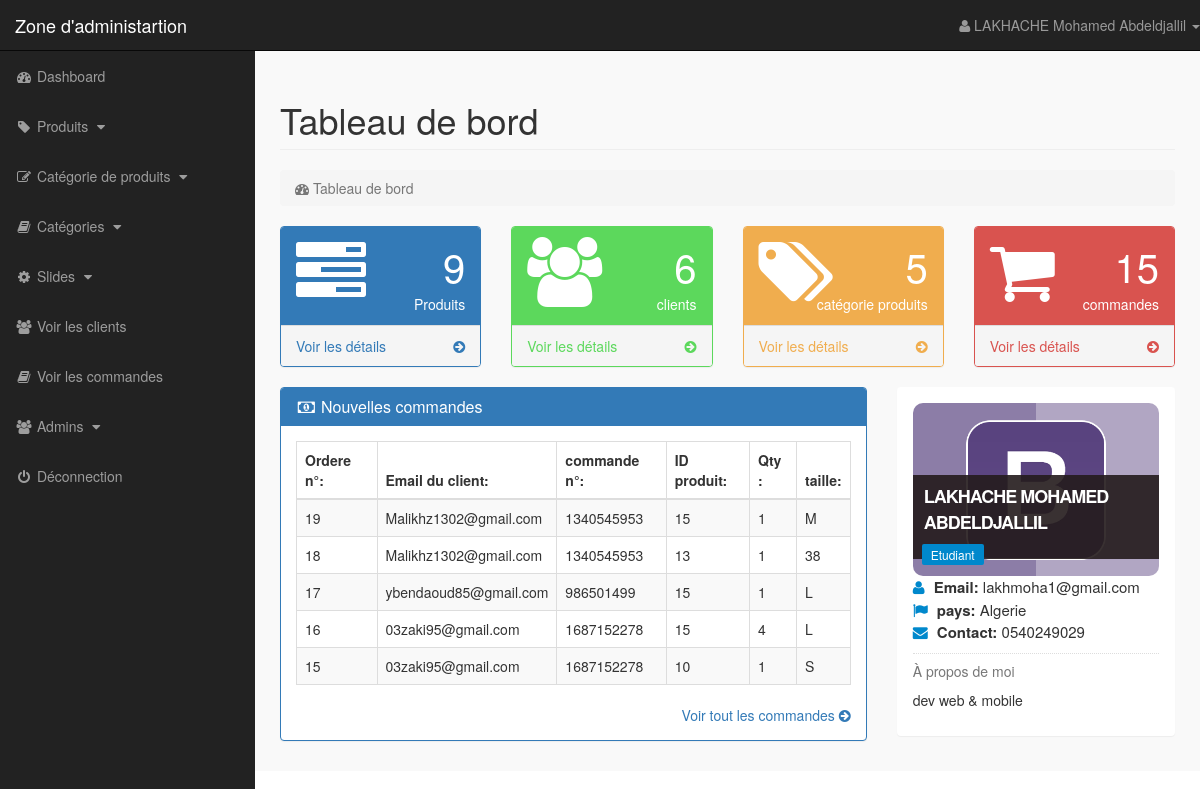
The page /admin_area/index.php?dashboard (signed in) on the database its author committed.
### tables this page shows
CREATE TABLE IF NOT EXISTS `pending_order` (
  `order_id` int(10) NOT NULL AUTO_INCREMENT,
  `customer_id` int(10) NOT NULL,
  `invoice_no` int(10) NOT NULL,
  `product_id` text NOT NULL,
  `qty` int(10) NOT NULL,
  `size` text NOT NULL,
  `order_status` text NOT NULL,
  PRIMARY KEY (`order_id`)
);

CREATE TABLE IF NOT EXISTS `customers` (
  `customer_id` int(10) NOT NULL AUTO_INCREMENT,
  `customer_name` varchar(255) NOT NULL,
  `customer_email` varchar(255) NOT NULL,
  `customer_pass` varchar(255) NOT NULL,
  `customer_country` text NOT NULL,
  `customer_city` text NOT NULL,
  `customer_contact` varchar(255) NOT NULL,
  `customer_address` text NOT NULL,
  `customer_image` text NOT NULL,
  `customer_ip` varchar(100) NOT NULL,
  `confirmkey` varchar(255) NOT NULL,
  `confirme` int(1) NOT NULL,
  PRIMARY KEY (`customer_id`)
);

### admin_area/dashboard.php (the view, shortened to what this page needs)
<?php
    if(!isset($_SESSION['admin_email'])){
        echo "<script>window.open('login.php','_self')</script>";
    }else{
?>
<div class="row">
    <div class="col-lg-12">
        <h1 class="page-header"> Tableau de bord  </h1>
        <ol class="breadcrumb">
            <li class="active">
                <i class="fa fa-dashboard"></i> Tableau de bord
            </li>
        </ol>
    </div>
</div>
<div class="row">
    <div class="col-lg-3 col-md-6">
        <div class="panel panel-primary">
            <div class="panel-heading">
                <div class="row">
                    <div class="col-xs-3">
                        <i class="fa fa-tasks fa-5x"></i>
                    </div>
                    <div class="col-xs-9 text-right">
                        <div class="huge"> <?php echo $count_products; ?> </div>
                        <div> Produits </div>
                    </div>
                </div>
            </div>
            <a href="index.php?view_products">
                <div class="panel-footer">
                    <span class="pull-left">
                        Voir les détails
                    </span>
                    <span class="pull-right">
                        <i class="fa fa-arrow-circle-right"></i>
                    </span>
                    <div class="clearfix"></div>
                </div>
            </a>
        </div>
    </div>
    <div class="col-lg-3 col-md-6">
        <div class="panel panel-green">
            <div class="panel-heading">
                <div class="row">
                    <div class="col-xs-3">
                        <i class="fa fa-users fa-5x"></i>
                    </div>
                    <div class="col-xs-9 text-right">
                        <div class="huge"> <?php echo $count_customers; ?> </div>
                        <div> clients </div>
                    </div>
                </div>
            </div>
            <a href="index.php?view_customers">
                <div class="panel-footer">
                    <span class="pull-left">
                        Voir les détails
                    </span>
                    <span class="pull-right">
                        <i class="fa fa-arrow-circle-right"></i>
                    </span>
                    <div class="clearfix"></div>
                </div>
            </a>
        </div>
    </div>
    <div class="col-lg-3 col-md-6">
        <div class="panel panel-orange">
            <div class="panel-heading">
                <div class="row">
                    <div class="col-xs-3">
                        <i class="fa fa-tags fa-5x"></i>
                    </div>
                    <div class="col-xs-9 text-right">
                        <div class="huge"> <?php echo $count_p_categories; ?> </div>
                        <div> catégorie produits  </div>
                    </div>
                </div>
            </div>
            <a href="index.php?view_p_cats">
                <div class="panel-footer">
                    <span class="pull-left">
                        Voir les détails
                    </span>
                    <span class="pull-right">
                        <i class="fa fa-arrow-circle-right"></i>
                    </span>
                    <div class="clearfix"></div>
                </div>
            </a>
        </div>
    </div>
    <div class="col-lg-3 col-md-6">
        <div class="panel panel-red">
            <div class="panel-heading">
                <div class="row">
                    <div class="col-xs-3">
                        <i class="fa fa-shopping-cart fa-5x"></i>
                    </div>
                    <div class="col-xs-9 text-right">
                        <div class="huge"> <?php echo $count_pending_orders; ?> </div>
                        <div> commandes </div>
                    </div>
                </div>
            </div>
            <a href="index.php?view_orders">
                <div class="panel-footer">
                    <span class="pull-left">
                        Voir les détails
                    </span>
                    <span class="pull-right">
                        <i class="fa fa-arrow-circle-right"></i>
                    </span>
                    <div class="clearfix"></div>
                </div>
            </a>
        </div>
    </div>
</div>
<div class="row">
    <div class="col-lg-8">
        <div class="panel panel-primary">
            <div class="panel-heading">
                <h3 class="panel-title">
                    <i class="fa fa-money fa-fw"></i> Nouvelles commandes
                </h3>
            </div>
            <div class="panel-body">
                <div class="table-responsive">
                    <table class="table table-hover table-striped table-bordered">
                        <thead>
                            <tr>
                                <th> Ordere n°: </th>
                                <th> Email du client: </th>
                                <th> commande n°: </th>
                                <th> ID produit: </th>
                                <th> Qty : </th>
                                <th> taille: </th>
                            </tr>
                        </thead>
                        <tbody>
                            <?php
                                $get_order = "select * from pending_order order by 1 DESC LIMIT 0,5";
                                $run_order = mysqli_query($con,$get_order);
                                while($row_order=mysqli_fetch_array($run_order)){
                                    $order_id = $row_order['order_id'];
                                    $c_id = $row_order['customer_id'];
                                    $invoice_no = $row_order['invoice_no'];
                                    $product_id = $row_order['product_id'];
                                    $qty = $row_order['qty'];
                                    $size = $row_order['size'];
                            ?>
                            <tr>
                                <td> <?php echo $order_id; ?> </td>
                                <td>
                                    <?php
                                        $get_customer = "select * from customers where customer_id='$c_id'";
                                        $run_customer = mysqli_query($con,$get_customer);
                                        $row_customer = mysqli_fetch_array($run_customer);
                                        $customer_email = $row_customer['customer_email'];
                                        echo $customer_email;
                                    ?>
                                </td>
                                <td> <?php echo $invoice_no; ?> </td>
                                <td> <?php echo $product_id; ?> </td>
                                <td> <?php echo $qty; ?> </td>
                                <td> <?php echo $size; ?> </td>
                            </tr>
                            <?php } ?>
                        </tbody>
                    </table>
                </div>
                <div class="text-right">
                    <a href="index.php?view_orders">
                        Voir tout les commandes <i class="fa fa-arrow-circle-right"></i>
                    </a>
                </div>
            </div>
        </div>
    </div>
    <div class="col-md-4">
        <div class="panel">
            <div class="panel-body">
                <div class="mb-md thumb-info">
                    <div class="thumb-info-title">
                        <span class="thumb-info-inner"> <?php echo $admin_name; ?> </span>
                        <span class="thumb-info-type"> <?php echo $admin_job; ?> </span>
                    </div>
                </div>
                <div class="mb-md">
                    <div class="widget-content-expanded">
                        <i class="fa fa-user"></i> <span> Email: </span> <?php echo $admin_email; ?> <br/>
                        <i class="fa fa-flag"></i> <span> pays: </span> <?php echo $admin_country; ?> <br/>
                        <i class="fa fa-envelope"></i> <span> Contact: </span> <?php echo $admin_contact; ?> <br/>
                    </div>
                    <hr class="dotted short">
                    <h5 class="text-muted"> À propos de moi </h5>
                    <p>
                        <?php echo $admin_about; ?>
                    </p>
                </div>
            </div>
        </div>
    </div>
</div>
<?php } ?>

### admin_area/includes/sidebar.php (shortened to what this page needs)
<?php
    if(!isset($_SESSION['admin_email'])){
        echo "<script>window.open('login.php','_self')</script>";
    }else{
?>
<nav class="navbar navbar-inverse navbar-fixed-top">
    <div class="navbar-header">
        <a href="index.php?dashboard" class="navbar-brand">Zone d'administartion</a>
    </div>
    <ul class="nav navbar-right top-nav">
        <li class="dropdown">
            <a href="#" class="dropdown-toggle" data-toggle="dropdown">
                <i class="fa fa-user"></i> <?php echo $admin_name;  ?> <b class="caret"></b>
            </a>
        </li>
    </ul>
    <div class="collapse navbar-collapse navbar-ex1-collapse">
        <ul class="nav navbar-nav side-nav">
            <li>
                <a href="index.php?dashboard">
                        <i class="fa fa-fw fa-dashboard"></i> Dashboard
                </a>
            </li>
            <li>
                <a href="#" data-toggle="collapse" data-target="#products">
                        <i class="fa fa-fw fa-tag"></i> Produits
                        <i class="fa fa-fw fa-caret-down"></i>
                </a>
            </li>
            <li>
                <a href="#" data-toggle="collapse" data-target="#p_cat">
                        <i class="fa fa-fw fa-edit"></i> Catégorie de produits
                        <i class="fa fa-fw fa-caret-down"></i>
                </a>
            </li>
            <li>
                <a href="#" data-toggle="collapse" data-target="#cat">
                        <i class="fa fa-fw fa-book"></i> Catégories
                        <i class="fa fa-fw fa-caret-down"></i>
                </a>
            </li>
            <li>
                <a href="#" data-toggle="collapse" data-target="#slides">
                        <i class="fa fa-fw fa-gear"></i> Slides
                        <i class="fa fa-fw fa-caret-down"></i>
                </a>
            </li>
            <li>
                <a href="index.php?view_customers">
                    <i class="fa fa-fw fa-users"></i> Voir les clients
                </a>
            </li>
            <li>
                <a href="index.php?view_orders">
                    <i class="fa fa-fw fa-book"></i> Voir les commandes
                </a>
            </li>
            <li>
                <a href="#" data-toggle="collapse" data-target="#users">
                        <i class="fa fa-fw fa-users"></i> Admins
                        <i class="fa fa-fw fa-caret-down"></i>
                </a>
            </li>
            <li>
                <a href="logout.php">
                    <i class="fa fa-fw fa-power-off"></i> Déconnection
                </a>
            </li>
        </ul>
    </div>
</nav>
<?php } ?>

### admin_area/css/style.css (style rules this page uses)
body { margin-top: 100px; }
@media (min-width: 768px) { body { margin-top: 50px; } }
.top-nav { 0 15px; }
.top-nav>li { float: left; display: inline-block; }
.top-nav>li>a { color: #999999; line-height: 20px; padding-top: 15px; padding-bottom: 15px; }
@media (min-width: 768px) { .side-nav { position: fixed; top: 51px; bottom: 0; width: 255px; overflow-y: auto; overflow-x: hidden; background-color: #222222; padding-bottom: 40px; border-radius: 0; } }
@media (min-width: 768px) { .side-nav>li>a { width: 255px; } }
.huge { font-size: 40px; line-height: normal; }
.panel-green { border-color: #5cd85c; }
.panel-green>.panel-heading { color: #ffffff; background-color: #5cd85c; }
.panel-green>a { color: #5cd85c; }
.panel-orange { border-color: #f0ad4e; }
.panel-orange>.panel-heading { color: #ffffff; background-color: #f0ad4e; }
.panel-orange>a { color: #f0ad4e; }
.panel-red { border-color: #d9534f; }
.panel-red>.panel-heading { color: #ffffff; background-color: #d9534f; }
.panel-red>a { color: #d9534f; }
.panel-body { border-radius: 5px; }
.thumb-info { position: relative; }
hr { border: 0; height: 1px; margin: 10px 0 10px 0; }
hr.dotted { border-bottom: 1px #dddddd dotted; height: 0px; margin: 10px 0 10px 0; }
.thumb-info .thumb-info-title { background: rgba(36,27,28,.9); bottom: 10%; color: #ffffff; font-size: 18px; font-weight: 600; left: 0; letter-spacing: -1px; padding: 9px 11px 9px; position: absolute; text-transform: uppercase; z-index: 1; }
.thumb-info .thumb-info-inner { display: block; }
.thumb-info .thumb-info-type { background: #0088cc; display: inline-block; border-radius: 2px; float: left; font-size: 12px; font-weight: 400; letter-spacing: 0; margin: 8px -2px -15px -2px; padding: 2px 9px; text-transform: none; }
.widget-content-expanded { font-size: 15px; }
.widget-content-expanded span { font-weight: 600; }
.widget-content-expanded i { color: #0088cc; margin-right: 5px; }

### rows shown on the page
pending_order: order_id "19", customer.customer_email "Malikhz1302@gmail.com", invoice_no "1340545953", product "15", qty "1", size "M"
pending_order: order_id "18", customer.customer_email "Malikhz1302@gmail.com", invoice_no "1340545953", product "13", qty "1", size "38"
pending_order: order_id "17", customer.customer_email "ybendaoud85@gmail.com", invoice_no "986501499", product "15", qty "1", size "L"
pending_order: order_id "16", customer.customer_email "03zaki95@gmail.com", invoice_no "1687152278", product "15", qty "4", size "L"
pending_order: order_id "15", customer.customer_email "03zaki95@gmail.com", invoice_no "1687152278", product "10", qty "1", size "S"

### other values the page prints
$admin_name "LAKHACHE Mohamed Abdeldjallil"
$count_products "9"
$count_customers "6"
$count_p_categories "5"
$count_pending_orders "15"
$admin_name "LAKHACHE MOHAMED ABDELDJALLIL"
$admin_job "Etudiant"
$admin_email "lakhmoha1@gmail.com"
$admin_country "Algerie"
$admin_contact "0540249029"
$admin_about "dev web & mobile"
